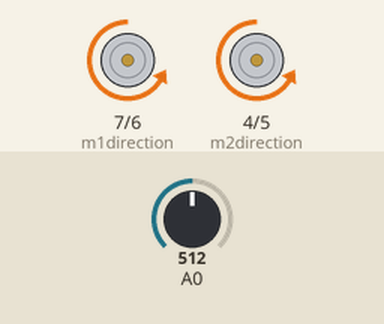
A sketch run on a simulated Arduino Uno, built with avr-gcc and run on an emulated ATmega328P. Shown: direction and speed pins drawn as motors (green arrow = direction pin HIGH = forward, orange = LOW = backward, longer = more drive). Inputs (shaded band) come from the test bench; at power-on: A0 = 512.

Above: at 6.2 s.
6.3 s: A0 set to 468
At 11.6 s:
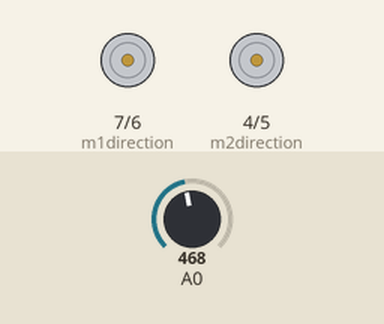
12.5 s: A0 set to 449
At 14.4 s:
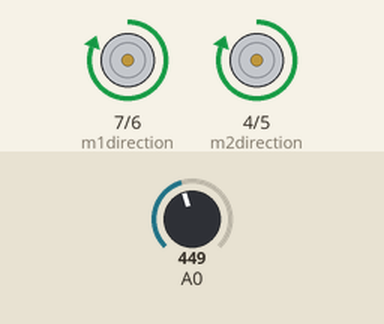
19.4 s: A0 set to 470
26.4 s: A0 set to 450
Timing chart, 0 to 34.4 s (numbered marks = the images above; inputs shaded):
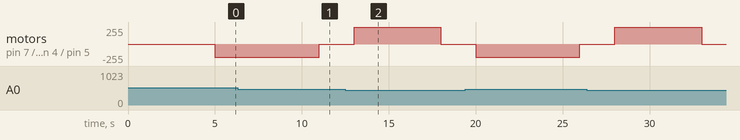

Measured:
- the behaviour switches between 461 and 460 on A0 (found by bisection; images 1 and 2)

The sketch:

detecting_tank_robot_collision_ir_sensor.ino
```cpp
// Project 42 - Detecting Tank Bot Collisions with IR Distance Sensor
int m1speed = 6; // digital pins for speed control
int m2speed = 5;
int m1direction = 7; // digital pins for direction control
int m2direction = 4;
boolean crash = false;
void setup()
{
  pinMode(m1direction, OUTPUT);
  pinMode(m2direction, OUTPUT);
  delay(5000);
}
void backUp()
{
  digitalWrite(m1direction, LOW); // reverse
  digitalWrite(m2direction, LOW); // reverse
  analogWrite(m1speed, 200);// speed
  analogWrite(m2speed, 200);
  delay(2000);
  analogWrite(m1speed, 0);// speed
  analogWrite(m2speed, 0);
}
void checkDistance()
{
  if (analogRead(0) > 460)
  {
    crash = true;
  }
}
void goForward(int duration, int pwm)
{
  long a, b;
  boolean move = true;
  a = millis();
  do
  {
    checkDistance();
    if (crash == false)
    {
      digitalWrite(m1direction, HIGH); // forward
      digitalWrite(m2direction, HIGH); // forward
      analogWrite(m1speed, pwm); // speed
      analogWrite(m2speed, pwm);
    }
    if (crash == true)
    {
      backUp();

      crash = false;
    }
    b = millis() - a;
    if (b >= duration)
    {
      move = false;
    }
  } while (move != false);
  // stop motors
  analogWrite(m1speed, 0);
  analogWrite(m2speed, 0);
}
void loop()
{
  goForward(5000, 255);
  delay(2000);
}
```
